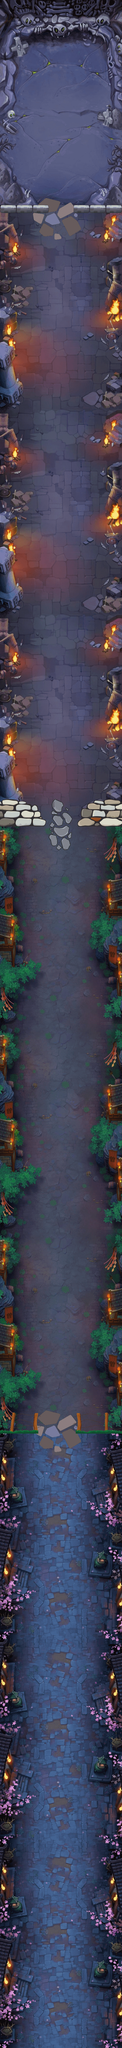

The image is a tile-based game level rendered from a .tmx file. Its description and source (layers, tilesets, objects; grid data summarised) follow:
An orthogonal 15x250 tile map with 32x32 px tiles, 4 tile layers (floor, carpet, barrier, staticBridge) and 195 objects (left1, left2, left3, left4, right1, ...).

<map version="1.0" tiledversion="1.1.5" orientation="orthogonal" renderorder="right-down" width="15" height="250" tilewidth="32" tileheight="32" infinite="0" nextobjectid="1910">
 <tileset firstgid="1" source="background.tsx" />
 <layer name="floor" width="15" height="250" locked="1">
  <data>[3750 cells, 3750 non-empty, 1500 distinct tile ids]</data>
 </layer>
 <layer name="carpet" width="15" height="250" locked="1">
  <data>[3750 cells, 94 non-empty, 58 distinct tile ids]</data>
 </layer>
 <layer name="barrier" width="15" height="250" locked="1">
  <data>[3750 cells, 103 non-empty, 93 distinct tile ids]</data>
 </layer>
 <layer name="staticBridge" width="15" height="250" locked="1">
  <data>[3750 cells, 20 non-empty, 20 distinct tile ids]</data>
 </layer>
 <objectgroup name="border" locked="1">
  <object id="5" name="left1" x="0" y="0" width="1" height="2177.41" />
  <object id="1833" name="left2" x="0" y="2177.5" width="1" height="2042.59" />
  <object id="1834" name="left3" x="0" y="4220.42" width="1" height="1628.67" />
  <object id="1835" name="left4" x="0" y="5849.36" width="1" height="2150.28" />
  <object id="1836" name="right1" x="479" y="0.0725" width="1" height="2000.56" />
  <object id="1837" name="right2" x="479" y="2006.64" width="1" height="1710" />
  <object id="1838" name="right3" x="479" y="3717.06" width="1" height="2295.33" />
  <object id="1839" name="right4" x="479" y="6018.64" width="1" height="1980.97" />
 </objectgroup>
 <objectgroup name="obstacle" locked="1">
  <object id="1313" x="4" y="3170.67" width="170.667" height="54.6667" />
  <object id="1316" x="2" y="3126.67" width="105.333" height="38.6667" />
  <object id="1317" x="114.667" y="3142" width="32" height="24" />
  <object id="1318" x="356.667" y="3127.33" width="118.667" height="98" />
  <object id="1319" x="324" y="3142" width="29.3333" height="84" />
  <object id="1320" x="307.333" y="3203.33" width="14" height="22.6667" />
  <object id="1322" x="290.667" y="822.667" width="186.667" height="12" />
  <object id="1323" x="3.33333" y="820" width="186.667" height="10.6667" />
  <object id="1356" x="291.333" y="5520" width="185.333" height="77.3333" />
  <object id="1357" x="3.00017" y="5520" width="156.666" height="77.3333" />
  <object id="1423" x="5.33337" y="7409.33" width="97.3333" height="81.3333" />
  <object id="1427" x="5.33334" y="6610" width="95.3333" height="81.3333" />
  <object id="1428" x="5.33334" y="5807.33" width="95.3333" height="81.3333" />
  <object id="1435" x="418.667" y="5273.33" width="56" height="86.6667" />
  <object id="1437" x="418" y="4465.33" width="56.6667" height="86.6667" />
  <object id="1439" x="418" y="3664" width="58.6667" height="86.6667" />
  <object id="1443" x="4.66667" y="3397.33" width="48.6667" height="150.667" />
  <object id="1444" x="3.99999" y="4194" width="50" height="150.667" />
  <object id="1445" x="5.33332" y="4996.67" width="50" height="150.667" />
  <object id="1448" x="6" y="2938.67" width="33.3333" height="184.667" />
  <object id="1449" x="417.333" y="2612" width="58" height="238.667" />
  <object id="1450" x="420" y="1812.67" width="54.6666" height="238.667" />
  <object id="1451" x="418.667" y="1012.67" width="57.3333" height="238.667" />
  <object id="1599" x="432" y="5973.33" width="43.3333" height="76" />
  <object id="1600" x="432.667" y="6774" width="43.3333" height="76" />
  <object id="1602" x="434" y="7579.33" width="41.3333" height="76" />
  <object id="1816" x="5" y="897" width="52" height="132" />
  <object id="1840" x="439.333" y="3590" width="36.6667" height="70.6667" />
  <object id="1842" x="42.6667" y="2954.67" width="12.6666" height="169.334" />
  <object id="1843" x="59" y="3083.33" width="30.6666" height="40.6673" />
  <object id="1844" x="2.83337" y="2139.34" width="33.3333" height="234.667" />
  <object id="1845" x="39.5001" y="2155.34" width="12.6666" height="218.667" />
  <object id="1846" x="55.8334" y="2284" width="30.6666" height="48.6673" />
  <object id="1847" x="54.6667" y="2337" width="25.3333" height="24.6673" />
  <object id="1848" x="4.16669" y="1339.33" width="33.3333" height="234.667" />
  <object id="1849" x="40.8334" y="1355.33" width="12.6666" height="218.667" />
  <object id="1850" x="57.1667" y="1483.99" width="30.6666" height="48.6673" />
  <object id="1851" x="56" y="1536.99" width="25.3333" height="24.6673" />
  <object id="1852" x="5.66667" y="838" width="36.6667" height="55.3333" />
  <object id="1878" x="438.667" y="4391.33" width="36.6667" height="70.6667" />
  <object id="1879" x="438.333" y="5199.33" width="36.6667" height="70.6667" />
 </objectgroup>
 <objectgroup name="path" locked="1">
  <object id="1309" x="3" y="801.5" width="187" height="14.5" />
  <object id="1310" x="290" y="801.25" width="187" height="15.8333" />
 </objectgroup>
 <objectgroup name="bridge" locked="1" />
 <objectgroup name="powerBox" locked="1">
  <object id="1506" x="32" y="7232" width="32" height="32">
   <properties>
    <property name="powerTwo" type="int" value="15" />
   </properties>
  </object>
  <object id="1753" x="384" y="6912" width="32" height="32">
   <properties>
    <property name="powerThree" type="int" value="15" />
   </properties>
  </object>
  <object id="1755" x="401.333" y="7777.33" width="32" height="32">
   <properties>
    <property name="powerThree" type="int" value="7" />
    <property name="strength" type="int" value="3" />
   </properties>
  </object>
  <object id="1756" x="224" y="5600" width="32" height="32">
   <properties>
    <property name="powerTwo" type="int" value="15" />
   </properties>
  </object>
  <object id="1758" x="352" y="4256" width="32" height="32">
   <properties>
    <property name="powerOne" type="int" value="8" />
   </properties>
  </object>
  <object id="1759" x="53" y="4452" width="32" height="32">
   <properties>
    <property name="powerThree" type="int" value="15" />
   </properties>
  </object>
  <object id="1831" x="128" y="3264" width="32" height="32">
   <properties>
    <property name="powerThree" type="int" value="15" />
   </properties>
  </object>
  <object id="1855" x="351" y="3360" width="32" height="32">
   <properties>
    <property name="powerOne" type="int" value="10" />
   </properties>
  </object>
  <object id="1856" x="399" y="2759" width="32" height="32">
   <properties>
    <property name="powerThree" type="int" value="5" />
   </properties>
  </object>
  <object id="1859" x="31" y="5994" width="32" height="32">
   <properties>
    <property name="powerThree" type="int" value="5" />
   </properties>
  </object>
  <object id="1860" x="63" y="1762" width="32" height="32">
   <properties>
    <property name="powerThree" type="int" value="10" />
   </properties>
  </object>
 </objectgroup>
 <objectgroup name="enemyOne" locked="1" />
 <objectgroup name="enemyTwo" locked="1" />
 <objectgroup name="enemyThree" locked="1" />
 <objectgroup name="enemyFour" locked="1">
  <!-- 16 objects omitted --></objectgroup>
 <objectgroup name="enemyFive" locked="1">
  <!-- 31 objects omitted --></objectgroup>
 <objectgroup name="enemySix" locked="1">
  <!-- 10 objects omitted --></objectgroup>
 <objectgroup name="enemySeven" locked="1">
  <!-- 34 objects omitted --></objectgroup>
 <objectgroup name="enemyEight" locked="1">
  <!-- 42 objects omitted --></objectgroup>
 <objectgroup name="enemyNine" locked="1" />
 <objectgroup name="enemyTen" locked="1" />
 <objectgroup name="enemyEleven" locked="1" />
 <objectgroup name="enemyTwelve" locked="1" />
</map>
<!-- 133 of 195 objects omitted -->
